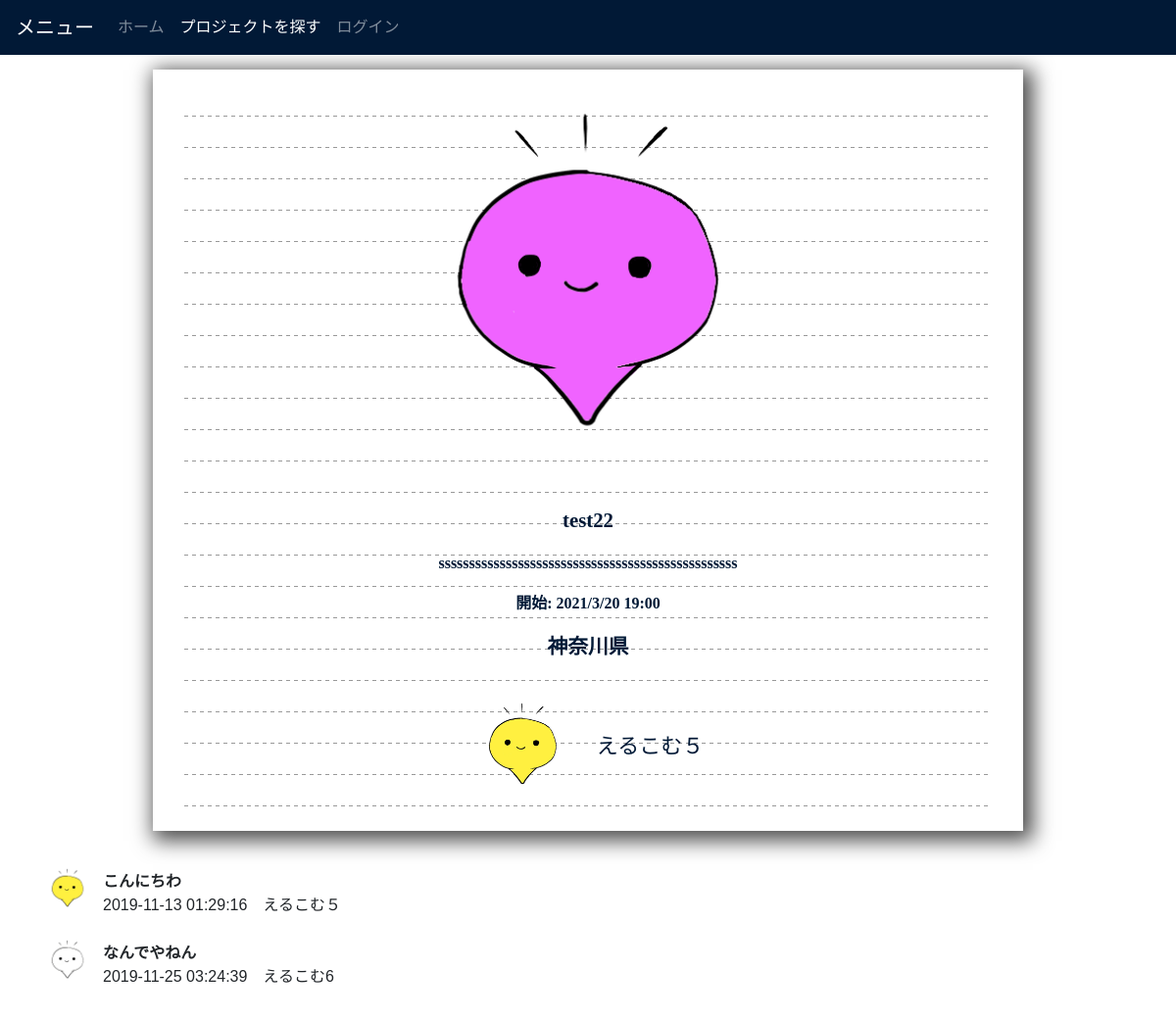
The app's page /lcom_web/project/content.php?id=21 with its own data.
### tables this page shows
CREATE TABLE `projects` (
  `id` int(11) NOT NULL,
  `project_name` varchar(255) NOT NULL,
  `message` text NOT NULL,
  `member_id` int(11) NOT NULL,
  `place` varchar(255) NOT NULL,
  `project_picture` varchar(255) NOT NULL,
  `open_year` int(11) NOT NULL,
  `open_month` int(11) NOT NULL,
  `open_date` int(11) NOT NULL,
  `open_time` int(11) NOT NULL,
  `place_id` int(11) NOT NULL,
  `pv` int(11) NOT NULL,
  `created` datetime NOT NULL,
  `modified` timestamp NOT NULL DEFAULT current_timestamp() ON UPDATE current_timestamp()
);

CREATE TABLE `members` (
  `id` int(11) NOT NULL,
  `name` varchar(255) NOT NULL,
  `email` varchar(255) NOT NULL,
  `password` varchar(128) NOT NULL,
  `picture` varchar(255) NOT NULL,
  `point` int(11) NOT NULL,
  `created` datetime NOT NULL,
  `modified` timestamp NOT NULL DEFAULT current_timestamp() ON UPDATE current_timestamp()
);

CREATE TABLE `posts` (
  `id` int(11) NOT NULL,
  `message` text NOT NULL,
  `member_id` int(11) NOT NULL,
  `reply_project_id` int(11) NOT NULL,
  `reply_message_id` int(11) NOT NULL,
  `created` datetime NOT NULL,
  `modified` timestamp NOT NULL DEFAULT current_timestamp() ON UPDATE current_timestamp()
);

### lcom_web/prefacture.php (called while the page is built, shortened)
<?php
function refer_prefecture($place_id){
    switch ($place_id) {
        case '2':
          $prefacture = '神奈川県';
          break;
        }
    return $prefacture;
}

### lcom_web/project/content.php (the view, shortened to what this page needs)
<?php
require('../dbconnect.php');
require('../prefacture.php');
if (isset($_SESSION['id']) && $_SESSION['time'] + 3600 > time()) {
    $_SESSION['time'] = time();
    $loginflag = true;
} else {
    $loginflag = false;
}
$procards = $db->prepare('SELECT * FROM projects WHERE id=?');
$procards->execute(array($_REQUEST['id']));
$procard = $procards->fetch();
$members = $db->prepare('SELECT * FROM members WHERE id=?');
$members->execute(array($procard['member_id']));
$member = $members->fetch();
$coms = $db->prepare('SELECT m.name, m.picture, p.* FROM members m, posts p WHERE m.id=p.member_id AND reply_project_id=?');
$coms->execute(array($_REQUEST['id']));
?>
<!DOCTYPE html>
<html lang="ja">
<head>
    <link rel="stylesheet" href="https://stackpath.bootstrapcdn.com/bootstrap/4.3.1/css/bootstrap.min.css">
    <link rel="stylesheet" href="../style8.css">
</head>
<body>
    <nav class="navbar navbar-expand-lg navbar-dark">
        <a class="navbar-brand" href="#">メニュー</a>
        <div class="collapse navbar-collapse" id="navbarNavAltMarkup">
            <div class="navbar-nav">
                <a class="nav-item nav-link" href="../index.php">ホーム</a>
                <a class="nav-item nav-link active" href="joinproject.php">プロジェクトを探す<span class="sr-only">(current)</span></a>
                <?php if (!$loginflag) : ?>
                    <a class="nav-item nav-link" href="../login/login.php">ログイン</a>
                <?php endif; ?>
            </div>
        </div>
    </nav>
    <div class="container">
        <div class="pro_kakoi" style="text-align: center;">
            <div class="pro_inner" style="padding: 15px; text-align: center;">
                <img src="../image/project/<?php print(htmlspecialchars($procard['project_picture'], ENT_QUOTES)); ?>" class="card-img-top" alt="...">
                <div class="card-body">
                    <h2><?php print(htmlspecialchars($procard['project_name'], ENT_QUOTES)); ?></h2>
                    <h3><?php print(mb_substr(htmlspecialchars($procard['message'], ENT_QUOTES), 0, 800)); ?></h3>
                    <p>開始: <?php print(htmlspecialchars($procard['open_year'] . "/" . $procard['open_month'] . "/" . $procard['open_date'] . " " . $procard['open_time'] . ":00", ENT_QUOTES)); ?></p>
                    <h2><?php print(htmlspecialchars(refer_prefecture($procard['place_id']), ENT_QUOTES)); ?></h2>
                </div>
                <img class="pro_icon" style="vertical-align:top;" src="../image/icon/<?php print(htmlspecialchars($member['picture'], ENT_QUOTES)); ?>" /><span class="pro_icon_text"><?php print(htmlspecialchars($member['name'], ENT_QUOTES)); ?></span>
            </div>
        </div>
        <?php foreach ($coms as $com) : ?>
            <span class="item-header clearfix">
                <span class="item-user-icon">
                    <img src="../image/icon/<?php print(htmlspecialchars($com['picture'], ENT_QUOTES)); ?>" height="48" width="48" alt="icon" />
                </span>
                <span class="item-user-name">
                    <strong><?php print(htmlspecialchars($com['message'], ENT_QUOTES)); ?></strong>
                </span>
                <span class="item-date">
                <?php print(htmlspecialchars($com['created'], ENT_QUOTES)); ?>　<?php print(htmlspecialchars($com['name'], ENT_QUOTES)); ?>
                </span>
            </span>
        <?php endforeach; ?>
    </div>
</body>
</html>

### lcom_web/style8.css (style rules this page uses)
.pro_icon { display: inline-block; margin-right: 3%; border-radius: 50%; width: auto; max-width: 9%; height: auto; max-height: 9%; }
.pro_icon_text { display: inline-block; color: #011936; font-family: TanukiFont; font-size: 19px; }
.navbar { background-color: #011936; border-color: #3e6962; font-family: 'Noto Sans JP', sans-serif; }
.item-header { padding: 10px; font-family: 'Noto Sans JP', sans-serif; }
.item-user-icon { float: left; padding-top: 2%; }
.item-user-name, .item-date { display: block; margin-left: 60px; }
.pro_kakoi { background: #fff; padding: 1em 2em; width: 80%; margin: 15px auto; box-shadow: 5px 5px 20px 5px rgba(0, 0, 0, 0.7); }
.pro_inner { background-image: linear-gradient( 90deg, rgba(0, 0, 0, 0) 0%, rgba(0, 0, 0, 0) 50%, #ffff 50%, #ffff 50%), linear-gradient( 180deg, rgba(0, 0, 0, 0) 0%, rgba(0, 0, 0, 0) 97%, #999 97%, #999 100%); background-size: 8px 100%, 100% 2em; line-height: 2; }
.pro_inner h3, .pro_inner p { margin-bottom: 1em; font-size: 1em; color: #011936; font-family: TanukiFont; font-weight: bold; }
.pro_inner h2 { margin-bottom: 1em; font-size: 1.3em; color: #011936; font-family: TanukiFont; font-weight: bold; }
.pro_inner img { text-align: center; width: 50%; left: 20%; }
@media screen and (min-width: 767px) { .pro_icon { display: inline-block; margin-right: 3%; border-radius: 50%; width: auto; max-width: 13%; height: auto; max-height: 13%; } }
@media screen and (min-width: 767px) { .pro_icon_text { display: inline-block; color: #011936; font-family: TanukiFont; padding-top: 26px; font-size: 22px; } }

### records on screen
projects: project_picture (picture), project_name "test22", message "sssssssssssssssssssssssssssssssssssssssssssssssss", open_year+open_month+open_date "2021/3/20 19:00", place "神奈川県"
members: picture (picture), name "えるこむ５"
posts: member.picture (picture), message "こんにちわ", created "2019-11-13 01:29:16", member.name "えるこむ５"
posts: member.picture (picture), message "なんでやねん", created "2019-11-25 03:24:39", member.name "えるこむ6"
